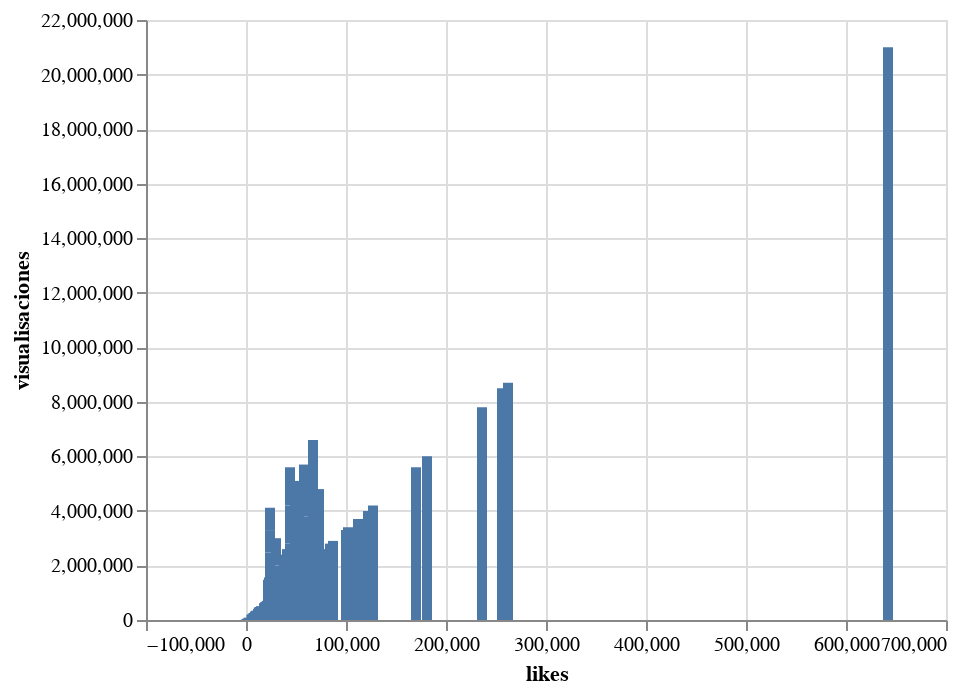

Source (notebook cell):
### Code cell
alt.Chart(datamuestra).mark_bar().encode(
    x = 'likes',
    y = 'visualisaciones',
)

### Figure 1 — Vega-Lite specification as saved in the notebook (floating-point values rounded to 4 significant figures)
{"config": {"view": {"continuousWidth": 400, "continuousHeight": 300}}, "data": {"name": "data-11a1d6d41e1c91c76c9e2332c3d54853"}, "mark": "bar", "encoding": {"x": {"field": "likes", "type": "quantitative"}, "y": {"field": "visualisaciones", "type": "quantitative"}}, "$schema": "https://vega.github.io/schema/vega-lite/v4.17.0.json", "datasets": {"data-11a1d6d41e1c91c76c9e2332c3d54853": [{"titulo": "Dreams and details for a decarbonized future", "autor": "Jim Hagemann Snabe", "fecha": "October 2021", "visualisaciones": 837000, "likes": 25000, "link": "https://ted.com/talks/jim_hagemann_snabe_dreams_and_details_for_a_decarbonized_future", "NAN6": null, "NAN7": null, "NAN8": null, "NAN9": null}, {"titulo": "The hidden world of shadow cities", "autor": "Robert Neuwirth", "fecha": "July 2005", "visualisaciones": 914000, "likes": 27000, "link": "https://ted.com/talks/robert_neuwirth_the_hidden_world_of_shadow_cities", "NAN6": null, "NAN7": null, "NAN8": null, "NAN9": null}, {"titulo": "How complex global organizations are adapting to our new reality", "autor": "Sunil Prashara", "fecha": "may-20", "visualisaciones": 8800, "likes": 265, "link": "https://ted.com/talks/sunil_prashara_how_complex_global_organizations_are_adapting_to_our_new_reality", "NAN6": null, "NAN7": null, "NAN8": null, "NAN9": null}, {"titulo": "How I turned a deadly plant into a thriving business", "autor": "Achenyo Idachaba", "fecha": "may-15", "visualisaciones": 1800000, "likes": 56000, "link": "https://ted.com/talks/achenyo_idachaba_how_i_turned_a_deadly_plant_into_a_thriving_business", "NAN6": null, "NAN7": null, "NAN8": null, "NAN9": null}, {"titulo": "Are we interrupting the kinky sex lives of fish?", "autor": "Marah J. Hardt", "fecha": "November 2019", "visualisaciones": 1900000, "likes": 59000, "link": "https://ted.com/talks/marah_j_hardt_are_we_interrupting_the_kinky_sex_lives_of_fish", "NAN6": null, "NAN7": null, "NAN8": null, "NAN9": null}, {"titulo": "How the coronavirus pandemic is changing the world", "autor": "Fareed Zakaria", "fecha": "April 2020", "visualisaciones": 1000000, "likes": 30000, "link": "https://ted.com/talks/fareed_zakaria_how_the_coronavirus_pandemic_is_changing_the_world", "NAN6": null, "NAN7": null, "NAN8": null, "NAN9": null}, {"titulo": "Iran and Israel: Peace is possible", "autor": "Trita Parsi", "fecha": "June 2013", "visualisaciones": 816000, "likes": 24000, "link": "https://ted.com/talks/trita_parsi_iran_and_israel_peace_is_possible", "NAN6": null, "NAN7": null, "NAN8": null, "NAN9": null}, {"titulo": "My road trip through the whitest towns in America", "autor": "Rich Benjamin", "fecha": "may-15", "visualisaciones": 2800000, "likes": 84000, "link": "https://ted.com/talks/rich_benjamin_my_road_trip_through_the_whitest_towns_in_america", "NAN6": null, "NAN7": null, "NAN8": null, "NAN9": null}, {"titulo": "The survival of the sea turtle", "autor": "Scott Gass", "fecha": "July 2012", "visualisaciones": 1800000, "likes": 54000, "link": "https://ted.com/talks/scott_gass_the_survival_of_the_sea_turtle", "NAN6": null, "NAN7": null, "NAN8": null, "NAN9": null}, {"titulo": "The science of friction — and its surprising impact on our lives", "autor": "Jennifer Vail", "fecha": "September 2019", "visualisaciones": 2300000, "likes": 70000, "link": "https://ted.com/talks/jennifer_vail_the_science_of_friction_and_its_surprising_impact_on_our_lives", "NAN6": null, "NAN7": null, "NAN8": null, "NAN9": null}, {"titulo": "How symbols and brands shape our humanity", "autor": "Debbie Millman", "fecha": "December 2019", "visualisaciones": 2200000, "likes": 67000, "link": "https://ted.com/talks/debbie_millman_how_symbols_and_brands_shape_our_humanity", "NAN6": null, "NAN7": null, "NAN8": null, "NAN9": null}, {"titulo": "Should we eat bugs?", "autor": "Emma Bryce", "fecha": "January 2014", "visualisaciones": 2900000, "likes": 87000, "link": "https://ted.com/talks/emma_bryce_should_we_eat_bugs", "NAN6": null, "NAN7": null, "NAN8": null, "NAN9": null}, {"titulo": "A sex therapist's secret to rediscovering your spark", "autor": "Ian Kerner", "fecha": "August 2021", "visualisaciones": 87000, "likes": 2600, "link": "https://ted.com/talks/ian_kerner_a_sex_therapist_s_secret_to_rediscovering_your_spark", "NAN6": null, "NAN7": null, "NAN8": null, "NAN9": null}, {"titulo": "How racism makes us sick", "autor": "David R. Williams", "fecha": "November 2016", "visualisaciones": 1700000, "likes": 52000, "link": "https://ted.com/talks/david_r_williams_how_racism_makes_us_sick", "NAN6": null, "NAN7": null, "NAN8": null, "NAN9": null}, {"titulo": "The story we tell about millennials — and who we leave out", "autor": "Reniqua Allen", "fecha": "January 2019", "visualisaciones": 2200000, "likes": 67000, "link": "https://ted.com/talks/reniqua_allen_the_story_we_tell_about_millennials_and_who_we_leave_out", "NAN6": null, "NAN7": null, "NAN8": null, "NAN9": null}, {"titulo": "Scenes from \"My Architect\"", "autor": "Nathaniel Kahn", "fecha": "February 2002", "visualisaciones": 411000, "likes": 12000, "link": "https://ted.com/talks/nathaniel_kahn_scenes_from_my_architect", "NAN6": null, "NAN7": null, "NAN8": null, "NAN9": null}, {"titulo": "Beautiful artificial limbs", "autor": "Scott Summit", "fecha": "November 2011", "visualisaciones": 203000, "likes": 6100, "link": "https://ted.com/talks/scott_summit_beautiful_artificial_limbs", "NAN6": null, "NAN7": null, "NAN8": null, "NAN9": null}, {"titulo": "What's wrong with school lunches", "autor": "Ann Cooper", "fecha": "December 2007", "visualisaciones": 1600000, "likes": 49000, "link": "https://ted.com/talks/ann_cooper_what_s_wrong_with_school_lunches", "NAN6": null, "NAN7": null, "NAN8": null, "NAN9": null}, {"titulo": "My wish: Once Upon a School", "autor": "Dave Eggers", "fecha": "February 2008", "visualisaciones": 1700000, "likes": 51000, "link": "https://ted.com/talks/dave_eggers_my_wish_once_upon_a_school", "NAN6": null, "NAN7": null, "NAN8": null, "NAN9": null}, {"titulo": "Why do we sleep?", "autor": "Russell Foster", "fecha": "June 2013", "visualisaciones": 8500000, "likes": 256000, "link": "https://ted.com/talks/russell_foster_why_do_we_sleep", "NAN6": null, "NAN7": null, "NAN8": null, "NAN9": null}, {"titulo": "How comic strips create better health care", "autor": "Sam Hester", "fecha": "June 2021", "visualisaciones": 880000, "likes": 26000, "link": "https://ted.com/talks/sam_hester_how_comic_strips_create_better_health_care", "NAN6": null, "NAN7": null, "NAN8": null, "NAN9": null}, {"titulo": "An Indigenous Mixtape from Lima, Peru", "autor": "Far Flung", "fecha": "October 2020", "visualisaciones": 1200000, "likes": 38000, "link": "https://ted.com/talks/far_flung_an_indigenous_mixtape_from_lima_peru", "NAN6": null, "NAN7": null, "NAN8": null, "NAN9": null}, {"titulo": "A feminine response to Iceland's financial crash", "autor": "Halla Tómasdóttir", "fecha": "December 2010", "visualisaciones": 703000, "likes": 21000, "link": "https://ted.com/talks/halla_tomasdottir_a_feminine_response_to_iceland_s_financial_crash", "NAN6": null, "NAN7": null, "NAN8": null, "NAN9": null}, {"titulo": "What we don't know about mother's milk", "autor": "Katie Hinde", "fecha": "October 2016", "visualisaciones": 1400000, "likes": 44000, "link": "https://ted.com/talks/katie_hinde_what_we_don_t_know_about_mother_s_milk", "NAN6": null, "NAN7": null, "NAN8": null, "NAN9": null}, {"titulo": "How to avoid catching prickly emotions from other people ", "autor": "Jessica Garza", "fecha": "September 2020", "visualisaciones": 1700000, "likes": 53000, "link": "https://ted.com/talks/jessica_garza_how_to_avoid_catching_prickly_emotions_from_other_people", "NAN6": null, "NAN7": null, "NAN8": null, "NAN9": null}, {"titulo": "A day in the life of an Aztec midwife", "autor": "Kay Read", "fecha": "may-20", "visualisaciones": 1100000, "likes": 33000, "link": "https://ted.com/talks/kay_read_a_day_in_the_life_of_an_aztec_midwife", "NAN6": null, "NAN7": null, "NAN8": null, "NAN9": null}, {"titulo": "How volumetric video brings a new dimension to filmmaking", "autor": "Diego Prilusky", "fecha": "July 2019", "visualisaciones": 332000, "likes": 9900, "link": "https://ted.com/talks/diego_prilusky_how_volumetric_video_brings_a_new_dimension_to_filmmaking", "NAN6": null, "NAN7": null, "NAN8": null, "NAN9": null}, {"titulo": "What it was like to grow up under China's one-child policy", "autor": "Nanfu Wang", "fecha": "April 2019", "visualisaciones": 3300000, "likes": 100000, "link": "https://ted.com/talks/nanfu_wang_what_it_was_like_to_grow_up_under_china_s_one_child_policy", "NAN6": null, "NAN7": null, "NAN8": null, "NAN9": null}, {"titulo": "What Bruce Lee can teach us about living fully", "autor": "Shannon Lee", "fecha": "June 2019", "visualisaciones": 2400000, "likes": 73000, "link": "https://ted.com/talks/shannon_lee_what_bruce_lee_can_teach_us_about_living_fully", "NAN6": null, "NAN7": null, "NAN8": null, "NAN9": null}, {"titulo": "Want to help Africa? Do business here", "autor": "Ngozi Okonjo-Iweala", "fecha": "March 2007", "visualisaciones": 1500000, "likes": 45000, "link": "https://ted.com/talks/ngozi_okonjo_iweala_want_to_help_africa_do_business_here", "NAN6": null, "NAN7": null, "NAN8": null, "NAN9": null}, {"titulo": "Machines need an algorithm for humor. This is what it looks like", "autor": "Vinith Misra", "fecha": "October 2015", "visualisaciones": 9300, "likes": 280, "link": "https://ted.com/talks/vinith_misra_machines_need_an_algorithm_for_humor_this_is_what_it_looks_like", "NAN6": null, "NAN7": null, "NAN8": null, "NAN9": null}, {"titulo": "Tactile photographs that display worlds of light, shadow and mood", "autor": "Truls Nord", "fecha": "November 2016", "visualisaciones": 8900, "likes": 268, "link": "https://ted.com/talks/truls_nord_tactile_photographs_that_display_worlds_of_light_shadow_and_mood", "NAN6": null, "NAN7": null, "NAN8": null, "NAN9": null}, {"titulo": "The mind behind Tesla, SpaceX, SolarCity ...", "autor": "Elon Musk", "fecha": "February 2013", "visualisaciones": 7800000, "likes": 236000, "link": "https://ted.com/talks/elon_musk_the_mind_behind_tesla_spacex_solarcity", "NAN6": null, "NAN7": null, "NAN8": null, "NAN9": null}, {"titulo": "How young people join violent extremist groups — and how to stop them", "autor": "Erin Marie Saltman", "fecha": "June 2016", "visualisaciones": 1200000, "likes": 38000, "link": "https://ted.com/talks/erin_marie_saltman_how_young_people_join_violent_extremist_groups_and_how_to_stop_them", "NAN6": null, "NAN7": null, "NAN8": null, "NAN9": null}, {"titulo": "A mini robot — powered by your phone", "autor": "Keller Rinaudo", "fecha": "February 2013", "visualisaciones": 1100000, "likes": 35000, "link": "https://ted.com/talks/keller_rinaudo_a_mini_robot_powered_by_your_phone", "NAN6": null, "NAN7": null, "NAN8": null, "NAN9": null}, {"titulo": "The cost of failing to design accessibly", "autor": "Kings Floyd", "fecha": "November 2019", "visualisaciones": 15000, "likes": 460, "link": "https://ted.com/talks/kings_floyd_the_cost_of_failing_to_design_accessibly", "NAN6": null, "NAN7": null, "NAN8": null, "NAN9": null}, {"titulo": "Can you solve the rogue submarine riddle? Difficulty level: Master", "autor": "Alex Rosenthal", "fecha": "September 2021", "visualisaciones": 735000, "likes": 22000, "link": "https://ted.com/talks/alex_rosenthal_can_you_solve_the_rogue_submarine_riddle_difficulty_level_master", "NAN6": null, "NAN7": null, "NAN8": null, "NAN9": null}, {"titulo": "Love letters to what we hold dear", "autor": "Debbie Millman", "fecha": "January 1970", "visualisaciones": 192000, "likes": 5700, "link": "https://ted.com/talks/debbie_millman_love_letters_to_what_we_hold_dear", "NAN6": null, "NAN7": null, "NAN8": null, "NAN9": null}, {"titulo": "The Japanese myth of the trickster raccoon", "autor": "Iseult Gillespie", "fecha": "January 2021", "visualisaciones": 739000, "likes": 22000, "link": "https://ted.com/talks/iseult_gillespie_the_japanese_myth_of_the_trickster_raccoon", "NAN6": null, "NAN7": null, "NAN8": null, "NAN9": null}, {"titulo": "Sir Ken Robinson (still) wants an education revolution\t", "autor": "The TED Interview", "fecha": "December 2018", "visualisaciones": 261000, "likes": 7800, "link": "https://ted.com/talks/the_ted_interview_sir_ken_robinson_still_wants_an_education_revolution", "NAN6": null, "NAN7": null, "NAN8": null, "NAN9": null}, {"titulo": "How to make a sad story funny", "autor": "Jodie Houlston-Lau", "fecha": "November 2021", "visualisaciones": 340000, "likes": 10000, "link": "https://ted.com/talks/jodie_houlston_lau_how_to_make_a_sad_story_funny", "NAN6": null, "NAN7": null, "NAN8": null, "NAN9": null}, {"titulo": "Learning from leadership's missing manual", "autor": "Fields Wicker-Miurin", "fecha": "September 2009", "visualisaciones": 1300000, "likes": 40000, "link": "https://ted.com/talks/fields_wicker_miurin_learning_from_leadership_s_missing_manual", "NAN6": null, "NAN7": null, "NAN8": null, "NAN9": null}, {"titulo": "What causes hallucinations?", "autor": "Elizabeth Cox", "fecha": "June 2018", "visualisaciones": 3700000, "likes": 112000, "link": "https://ted.com/talks/elizabeth_cox_what_causes_hallucinations", "NAN6": null, "NAN7": null, "NAN8": null, "NAN9": null}, {"titulo": "Could CBD help opioid users overcome addiction?", "autor": "Yasmin Hurd", "fecha": "March 2020", "visualisaciones": 185000, "likes": 5500, "link": "https://ted.com/talks/yasmin_hurd_could_cbd_help_opioid_users_overcome_addiction", "NAN6": null, "NAN7": null, "NAN8": null, "NAN9": null}, {"titulo": "A printable, flexible, organic solar cell", "autor": "Hannah Bürckstümmer", "fecha": "December 2017", "visualisaciones": 1400000, "likes": 42000, "link": "https://ted.com/talks/hannah_burckstummer_a_printable_flexible_organic_solar_cell", "NAN6": null, "NAN7": null, "NAN8": null, "NAN9": null}, {"titulo": "Know thyself, with a brain scanner", "autor": "Ariel Garten", "fecha": "September 2011", "visualisaciones": 508000, "likes": 15000, "link": "https://ted.com/talks/ariel_garten_know_thyself_with_a_brain_scanner", "NAN6": null, "NAN7": null, "NAN8": null, "NAN9": null}, {"titulo": "How to separate fact and fiction online", "autor": "Markham Nolan", "fecha": "November 2012", "visualisaciones": 1400000, "likes": 44000, "link": "https://ted.com/talks/markham_nolan_how_to_separate_fact_and_fiction_online", "NAN6": null, "NAN7": null, "NAN8": null, "NAN9": null}, {"titulo": "Stunning buildings made from raw, imperfect materials", "autor": "Débora Mesa Molina", "fecha": "November 2018", "visualisaciones": 616000, "likes": 18000, "link": "https://ted.com/talks/debora_mesa_molina_stunning_buildings_made_from_raw_imperfect_materials", "NAN6": null, "NAN7": null, "NAN8": null, "NAN9": null}, {"titulo": "4 environmental 'heresies'", "autor": "Stewart Brand", "fecha": "June 2009", "visualisaciones": 832000, "likes": 24000, "link": "https://ted.com/talks/stewart_brand_4_environmental_heresies", "NAN6": null, "NAN7": null, "NAN8": null, "NAN9": null}, {"titulo": "Smash fear, learn anything", "autor": "Tim Ferriss", "fecha": "December 2008", "visualisaciones": 4000000, "likes": 122000, "link": "https://ted.com/talks/tim_ferriss_smash_fear_learn_anything", "NAN6": null, "NAN7": null, "NAN8": null, "NAN9": null}, {"titulo": "The museum of you", "autor": "Jake Barton", "fecha": "may-13", "visualisaciones": 832000, "likes": 24000, "link": "https://ted.com/talks/jake_barton_the_museum_of_you", "NAN6": null, "NAN7": null, "NAN8": null, "NAN9": null}, {"titulo": "The greatest mathematician that never lived", "autor": "Pratik Aghor", "fecha": "July 2020", "visualisaciones": 2300000, "likes": 70000, "link": "https://ted.com/talks/pratik_aghor_the_greatest_mathematician_that_never_lived", "NAN6": null, "NAN7": null, "NAN8": null, "NAN9": null}, {"titulo": "Performing brain surgery without a scalpel", "autor": "Hyunsoo Joshua No", "fecha": "September 2020", "visualisaciones": 245000, "likes": 7300, "link": "https://ted.com/talks/hyunsoo_joshua_no_performing_brain_surgery_without_a_scalpel", "NAN6": null, "NAN7": null, "NAN8": null, "NAN9": null}, {"titulo": "La verdad es mentira", "autor": "Daniel Molina", "fecha": "September 2015", "visualisaciones": 201000, "likes": 6000, "link": "https://ted.com/talks/daniel_molina_la_verdad_es_mentira", "NAN6": null, "NAN7": null, "NAN8": null, "NAN9": null}, {"titulo": " Do you really know why you do what you do?", "autor": "Petter Johansson", "fecha": "November 2016", "visualisaciones": 1600000, "likes": 48000, "link": "https://ted.com/talks/petter_johansson_do_you_really_know_why_you_do_what_you_do", "NAN6": null, "NAN7": null, "NAN8": null, "NAN9": null}, {"titulo": "The link between fishing cats and mangrove forest conservation", "autor": "Ashwin Naidu", "fecha": "April 2019", "visualisaciones": 1800000, "likes": 54000, "link": "https://ted.com/talks/ashwin_naidu_the_link_between_fishing_cats_and_mangrove_forest_conservation", "NAN6": null, "NAN7": null, "NAN8": null, "NAN9": null}, {"titulo": "Mother and daughter doctor-heroes", "autor": "Hawa Abdi + Deqo Mohamed", "fecha": "December 2010", "visualisaciones": 476000, "likes": 14000, "link": "https://ted.com/talks/hawa_abdi_deqo_mohamed_mother_and_daughter_doctor_heroes", "NAN6": null, "NAN7": null, "NAN8": null, "NAN9": null}, {"titulo": "Model rocketry", "autor": "Steve Jurvetson", "fecha": "March 2007", "visualisaciones": 465000, "likes": 13000, "link": "https://ted.com/talks/steve_jurvetson_model_rocketry", "NAN6": null, "NAN7": null, "NAN8": null, "NAN9": null}, {"titulo": "Lessons from death row inmates", "autor": "David R. Dow", "fecha": "February 2012", "visualisaciones": 4200000, "likes": 127000, "link": "https://ted.com/talks/david_r_dow_lessons_from_death_row_inmates", "NAN6": null, "NAN7": null, "NAN8": null, "NAN9": null}, {"titulo": "Uber's plan to get more people into fewer cars", "autor": "Travis Kalanick", "fecha": "February 2016", "visualisaciones": 1900000, "likes": 58000, "link": "https://ted.com/talks/travis_kalanick_uber_s_plan_to_get_more_people_into_fewer_cars", "NAN6": null, "NAN7": null, "NAN8": null, "NAN9": null}, {"titulo": "Let's teach kids to code", "autor": "Mitch Resnick", "fecha": "November 2012", "visualisaciones": 2600000, "likes": 80000, "link": "https://ted.com/talks/mitch_resnick_let_s_teach_kids_to_code", "NAN6": null, "NAN7": null, "NAN8": null, "NAN9": null}, {"titulo": "The surprising way groups like ISIS stay in power", "autor": "Benedetta Berti", "fecha": "March 2015", "visualisaciones": 2200000, "likes": 67000, "link": "https://ted.com/talks/benedetta_berti_the_surprising_way_groups_like_isis_stay_in_power", "NAN6": null, "NAN7": null, "NAN8": null, "NAN9": null}, {"titulo": "A passionate, personal case for education", "autor": "Michelle Obama", "fecha": "April 2009", "visualisaciones": 1300000, "likes": 41000, "link": "https://ted.com/talks/michelle_obama_a_passionate_personal_case_for_education", "NAN6": null, "NAN7": null, "NAN8": null, "NAN9": null}, {"titulo": "How to take a picture of a black hole", "autor": "Katie Bouman", "fecha": "November 2016", "visualisaciones": 5600000, "likes": 170000, "link": "https://ted.com/talks/katie_bouman_how_to_take_a_picture_of_a_black_hole", "NAN6": null, "NAN7": null, "NAN8": null, "NAN9": null}, {"titulo": "Your brain on video games", "autor": "Daphne Bavelier", "fecha": "June 2012", "visualisaciones": 8700000, "likes": 262000, "link": "https://ted.com/talks/daphne_bavelier_your_brain_on_video_games", "NAN6": null, "NAN7": null, "NAN8": null, "NAN9": null}, {"titulo": "America's pursuit of happiness and why it's gone wrong", "autor": "Caroline Winterer", "fecha": "April 2017", "visualisaciones": 38000, "likes": 1100, "link": "https://ted.com/talks/caroline_winterer_america_s_pursuit_of_happiness_and_why_it_s_gone_wrong", "NAN6": null, "NAN7": null, "NAN8": null, "NAN9": null}, {"titulo": "What are those floaty things in your eye?", "autor": "Michael Mauser", "fecha": "December 2014", "visualisaciones": 21000000, "likes": 642000, "link": "https://ted.com/talks/michael_mauser_what_are_those_floaty_things_in_your_eye", "NAN6": null, "NAN7": null, "NAN8": null, "NAN9": null}, {"titulo": "The other inconvenient truth", "autor": "Jonathan Foley", "fecha": "October 2010", "visualisaciones": 981000, "likes": 29000, "link": "https://ted.com/talks/jonathan_foley_the_other_inconvenient_truth", "NAN6": null, "NAN7": null, "NAN8": null, "NAN9": null}, {"titulo": "The mind-bending art of deep time", "autor": "Katie Paterson", "fecha": "December 2021", "visualisaciones": 817000, "likes": 24000, "link": "https://ted.com/talks/katie_paterson_the_mind_bending_art_of_deep_time", "NAN6": null, "NAN7": null, "NAN8": null, "NAN9": null}, {"titulo": "Why aren't there more Native American restaurants?", "autor": "Sean Sherman", "fecha": "August 2020", "visualisaciones": 1900000, "likes": 58000, "link": "https://ted.com/talks/sean_sherman_why_aren_t_there_more_native_american_restaurants", "NAN6": null, "NAN7": null, "NAN8": null, "NAN9": null}, {"titulo": "Parasitic worms hold back human progress. Here's how we can end them", "autor": "Ellen Agler", "fecha": "April 2019", "visualisaciones": 326000, "likes": 9700, "link": "https://ted.com/talks/ellen_agler_parasitic_worms_hold_back_human_progress_here_s_how_we_can_end_them", "NAN6": null, "NAN7": null, "NAN8": null, "NAN9": null}, {"titulo": "A teen just trying to figure it out", "autor": "Tavi Gevinson", "fecha": "March 2012", "visualisaciones": 1900000, "likes": 57000, "link": "https://ted.com/talks/tavi_gevinson_a_teen_just_trying_to_figure_it_out", "NAN6": null, "NAN7": null, "NAN8": null, "NAN9": null}, {"titulo": "To future generations of women, you are the roots of change", "autor": "Gloria Steinem", "fecha": "November 2020", "visualisaciones": 1600000, "likes": 49000, "link": "https://ted.com/talks/gloria_steinem_to_future_generations_of_women_you_are_the_roots_of_change", "NAN6": null, "NAN7": null, "NAN8": null, "NAN9": null}, {"titulo": "Military robots and the future of war", "autor": "P.W. Singer", "fecha": "February 2009", "visualisaciones": 1700000, "likes": 53000, "link": "https://ted.com/talks/p_w_singer_military_robots_and_the_future_of_war", "NAN6": null, "NAN7": null, "NAN8": null, "NAN9": null}, {"titulo": "Why do we itch?", "autor": "Emma Bryce", "fecha": "April 2017", "visualisaciones": 6000000, "likes": 181000, "link": "https://ted.com/talks/emma_bryce_why_do_we_itch", "NAN6": null, "NAN7": null, "NAN8": null, "NAN9": null}, {"titulo": "The next age of government", "autor": "David Cameron", "fecha": "February 2010", "visualisaciones": 779000, "likes": 23000, "link": "https://ted.com/talks/david_cameron_the_next_age_of_government", "NAN6": null, "NAN7": null, "NAN8": null, "NAN9": null}, {"titulo": "Make robots smarter", "autor": "Ayanna Howard", "fecha": "February 2013", "visualisaciones": 52000, "likes": 1500, "link": "https://ted.com/talks/ayanna_howard_make_robots_smarter", "NAN6": null, "NAN7": null, "NAN8": null, "NAN9": null}, {"titulo": "Why I put myself in danger to tell the stories of Gaza", "autor": "Ameera Harouda", "fecha": "February 2016", "visualisaciones": 1100000, "likes": 34000, "link": "https://ted.com/talks/ameera_harouda_why_i_put_myself_in_danger_to_tell_the_stories_of_gaza", "NAN6": null, "NAN7": null, "NAN8": null, "NAN9": null}, {"titulo": "Synthetic voices, as unique as fingerprints", "autor": "Rupal Patel", "fecha": "December 2013", "visualisaciones": 989000, "likes": 29000, "link": "https://ted.com/talks/rupal_patel_synthetic_voices_as_unique_as_fingerprints", "NAN6": null, "NAN7": null, "NAN8": null, "NAN9": null}, {"titulo": "Why the hospital of the future will be your own home", "autor": "Niels van Namen", "fecha": "July 2018", "visualisaciones": 1700000, "likes": 53000, "link": "https://ted.com/talks/niels_van_namen_why_the_hospital_of_the_future_will_be_your_own_home", "NAN6": null, "NAN7": null, "NAN8": null, "NAN9": null}, {"titulo": "An electrifying organ performance", "autor": "Qi Zhang", "fecha": "March 2009", "visualisaciones": 905000, "likes": 27000, "link": "https://ted.com/talks/qi_zhang_an_electrifying_organ_performance", "NAN6": null, "NAN7": null, "NAN8": null, "NAN9": null}, {"titulo": "A life-saving device that detects silent heart attacks", "autor": "Akash Manoj", "fecha": "November 2018", "visualisaciones": 1900000, "likes": 58000, "link": "https://ted.com/talks/akash_manoj_a_life_saving_device_that_detects_silent_heart_attacks", "NAN6": null, "NAN7": null, "NAN8": null, "NAN9": null}, {"titulo": "Hands-on science with squishy circuits", "autor": "AnnMarie Thomas", "fecha": "March 2011", "visualisaciones": 1000000, "likes": 30000, "link": "https://ted.com/talks/annmarie_thomas_hands_on_science_with_squishy_circuits", "NAN6": null, "NAN7": null, "NAN8": null, "NAN9": null}, {"titulo": "Experiments that hint of longer lives", "autor": "Cynthia Kenyon", "fecha": "July 2011", "visualisaciones": 1000000, "likes": 32000, "link": "https://ted.com/talks/cynthia_kenyon_experiments_that_hint_of_longer_lives", "NAN6": null, "NAN7": null, "NAN8": null, "NAN9": null}, {"titulo": "A plug for smart power outlets", "autor": "John La Grou", "fecha": "February 2009", "visualisaciones": 671000, "likes": 20000, "link": "https://ted.com/talks/john_la_grou_a_plug_for_smart_power_outlets", "NAN6": null, "NAN7": null, "NAN8": null, "NAN9": null}, {"titulo": "How to meaningfully reconnect with those who have dementia", "autor": "Anne Basting", "fecha": "March 2020", "visualisaciones": 302000, "likes": 9000, "link": "https://ted.com/talks/anne_basting_how_to_meaningfully_reconnect_with_those_who_have_dementia", "NAN6": null, "NAN7": null, "NAN8": null, "NAN9": null}, {"titulo": "What happens when a Silicon Valley technologist works for the government", "autor": "Matt Cutts", "fecha": "April 2019", "visualisaciones": 1400000, "likes": 44000, "link": "https://ted.com/talks/matt_cutts_what_happens_when_a_silicon_valley_technologist_works_for_the_government", "NAN6": null, "NAN7": null, "NAN8": null, "NAN9": null}, {"titulo": "How we could teach our bodies to heal faster", "autor": "Kaitlyn Sadtler", "fecha": "April 2018", "visualisaciones": 2400000, "likes": 73000, "link": "https://ted.com/talks/kaitlyn_sadtler_how_we_could_teach_our_bodies_to_heal_faster", "NAN6": null, "NAN7": null, "NAN8": null, "NAN9": null}, {"titulo": "An honest history of an ancient and \"nasty\" word", "autor": "Kate Lister", "fecha": "March 2020", "visualisaciones": 1300000, "likes": 41000, "link": "https://ted.com/talks/kate_lister_an_honest_history_of_an_ancient_and_nasty_word", "NAN6": null, "NAN7": null, "NAN8": null, "NAN9": null}, {"titulo": "A mother and son's photographic journey through dementia", "autor": "Tony Luciani", "fecha": "may-18", "visualisaciones": 646000, "likes": 19000, "link": "https://ted.com/talks/tony_luciani_a_mother_and_son_s_photographic_journey_through_dementia", "NAN6": null, "NAN7": null, "NAN8": null, "NAN9": null}, {"titulo": "The human insights missing from big data", "autor": "Tricia Wang", "fecha": "September 2016", "visualisaciones": 1800000, "likes": 56000, "link": "https://ted.com/talks/tricia_wang_the_human_insights_missing_from_big_data", "NAN6": null, "NAN7": null, "NAN8": null, "NAN9": null}, {"titulo": "Mining minerals from seawater", "autor": "Damian Palin", "fecha": "February 2012", "visualisaciones": 1000000, "likes": 30000, "link": "https://ted.com/talks/damian_palin_mining_minerals_from_seawater", "NAN6": null, "NAN7": null, "NAN8": null, "NAN9": null}, {"titulo": "The smelly mystery of the human pheromone", "autor": "Tristram Wyatt", "fecha": "September 2013", "visualisaciones": 1400000, "likes": 44000, "link": "https://ted.com/talks/tristram_wyatt_the_smelly_mystery_of_the_human_pheromone", "NAN6": null, "NAN7": null, "NAN8": null, "NAN9": null}, {"titulo": "How \"baby bonds\" could help close the wealth gap", "autor": "Darrick Hamilton", "fecha": "September 2018", "visualisaciones": 1600000, "likes": 49000, "link": "https://ted.com/talks/darrick_hamilton_how_baby_bonds_could_help_close_the_wealth_gap", "NAN6": null, "NAN7": null, "NAN8": null, "NAN9": null}, {"titulo": "Silk, the ancient material of the future", "autor": "Fiorenzo Omenetto", "fecha": "March 2011", "visualisaciones": 819000, "likes": 24000, "link": "https://ted.com/talks/fiorenzo_omenetto_silk_the_ancient_material_of_the_future", "NAN6": null, "NAN7": null, "NAN8": null, "NAN9": null}, {"titulo": "What we can learn from the history of feminism", "autor": "Dolores Huerta", "fecha": "November 2019", "visualisaciones": 36000, "likes": 1000, "link": "https://ted.com/talks/dolores_huerta_what_we_can_learn_from_the_history_of_feminism", "NAN6": null, "NAN7": null, "NAN8": null, "NAN9": null}, {"titulo": "Living sculptures that stand for history's truths", "autor": "Sethembile Msezane", "fecha": "August 2017", "visualisaciones": 1200000, "likes": 36000, "link": "https://ted.com/talks/sethembile_msezane_living_sculptures_that_stand_for_history_s_truths", "NAN6": null, "NAN7": null, "NAN8": null, "NAN9": null}, {"titulo": "What happens in your brain when you pay attention?", "autor": "Mehdi Ordikhani-Seyedlar", "fecha": "April 2017", "visualisaciones": 3400000, "likes": 102000, "link": "https://ted.com/talks/mehdi_ordikhani_seyedlar_what_happens_in_your_brain_when_you_pay_attention", "NAN6": null, "NAN7": null, "NAN8": null, "NAN9": null}, {"titulo": "Meet Milo, the virtual boy", "autor": "Peter Molyneux", "fecha": "July 2010", "visualisaciones": 864000, "likes": 25000, "link": "https://ted.com/talks/peter_molyneux_meet_milo_the_virtual_boy", "NAN6": null, "NAN7": null, "NAN8": null, "NAN9": null}, {"titulo": "The journey across the high wire", "autor": "Philippe Petit", "fecha": "March 2012", "visualisaciones": 782000, "likes": 23000, "link": "https://ted.com/talks/philippe_petit_the_journey_across_the_high_wire", "NAN6": null, "NAN7": null, "NAN8": null, "NAN9": null}]}}
